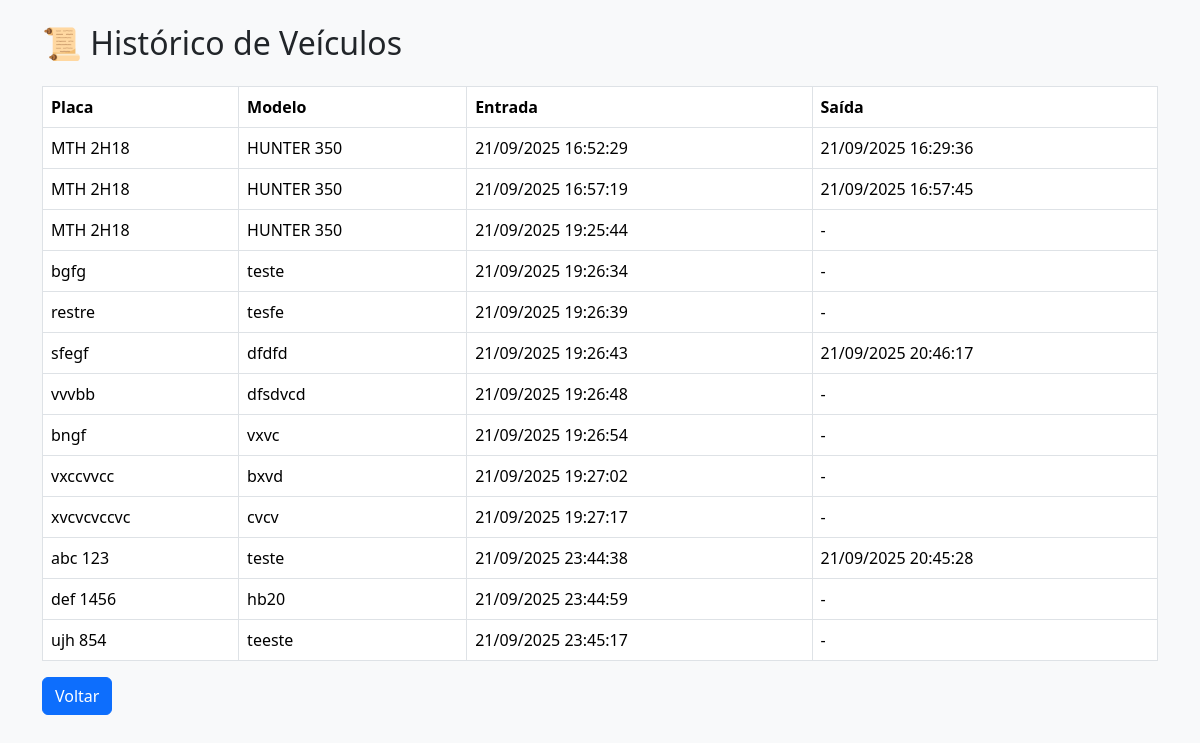
The app's page /historico, older data.
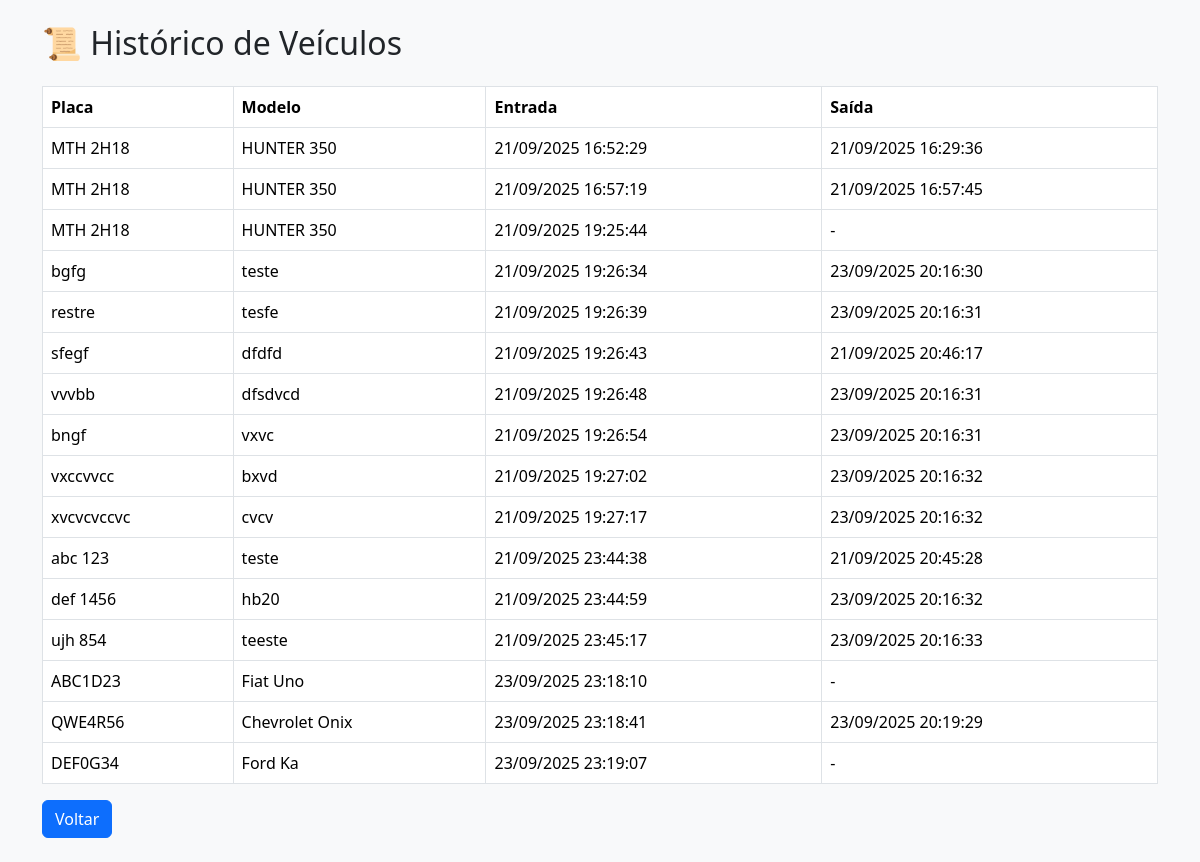
The same page, newer data.
### models.py (models this page shows)
class Veiculo(Base):
    __tablename__ = "veiculos"
    __table_args__ = {"extend_existing": True}
    id = Column(Integer, primary_key=True, index=True)
    placa = Column(String, index=True)
    modelo = Column(String)
    entrada = Column(DateTime, default=datetime.utcnow)
    saida = Column(DateTime, nullable=True)

### main.py (the view)
@app.get("/historico", response_class=HTMLResponse)
def historico(request: Request, db: Session = Depends(get_db)):
    historico = veiculo_service.listar_historico(db)
    return templates.TemplateResponse("historico.html", {
        "request": request,
        "historico": historico
    })

### templates/historico.html (shortened to what this page needs)
<!DOCTYPE html>
<html lang="pt-BR">
<head>
    <link href="https://cdn.jsdelivr.net/npm/bootstrap@5.3.2/dist/css/bootstrap.min.css" rel="stylesheet">
</head>
<body class="bg-light p-4">
<div class="container">
    <h2 class="mb-4">📜 Histórico de Veículos</h2>
    <table class="table table-bordered">
        <thead>
            <tr>
                <th>Placa</th>
                <th>Modelo</th>
                <th>Entrada</th>
                <th>Saída</th>
            </tr>
        </thead>
        <tbody>
            {% for h in historico %}
            <tr>
                <td>{{ h.placa }}</td>
                <td>{{ h.modelo }}</td>
                <td>{{ h.entrada.strftime("%d/%m/%Y %H:%M:%S") }}</td>
                <td>
                    {% if h.saida %}
                        {{ h.saida.strftime("%d/%m/%Y %H:%M:%S") }}
                    {% else %}-{% endif %}
                </td>
            </tr>
            {% endfor %}
        </tbody>
    </table>
    <a href="/" class="btn btn-primary">Voltar</a>
</div>
</body>
</html>

Row changes from the older to the newer data that the page shows:
changed Veiculo "bgfg": saida (not shown) → "23/09/2025 20:16:30"; no longer shows "-"
changed Veiculo "restre": saida (not shown) → "23/09/2025 20:16:31"; no longer shows "-"
changed Veiculo "vvvbb": saida (not shown) → "23/09/2025 20:16:31"; no longer shows "-"
changed Veiculo "bngf": saida (not shown) → "23/09/2025 20:16:31"; no longer shows "-"
changed Veiculo "vxccvvcc": saida (not shown) → "23/09/2025 20:16:32"; no longer shows "-"
changed Veiculo "xvcvcvccvc": saida (not shown) → "23/09/2025 20:16:32"; no longer shows "-"
changed Veiculo "def 1456": saida (not shown) → "23/09/2025 20:16:32"; no longer shows "-"
changed Veiculo "ujh 854": saida (not shown) → "23/09/2025 20:16:33"; no longer shows "-"
added Veiculo: placa "ABC1D23", modelo "Fiat Uno", entrada "23/09/2025 23:18:10"
added Veiculo: placa "QWE4R56", modelo "Chevrolet Onix", entrada "23/09/2025 23:18:41", saida "23/09/2025 20:19:29"
added Veiculo: placa "DEF0G34", modelo "Ford Ka", entrada "23/09/2025 23:19:07"
